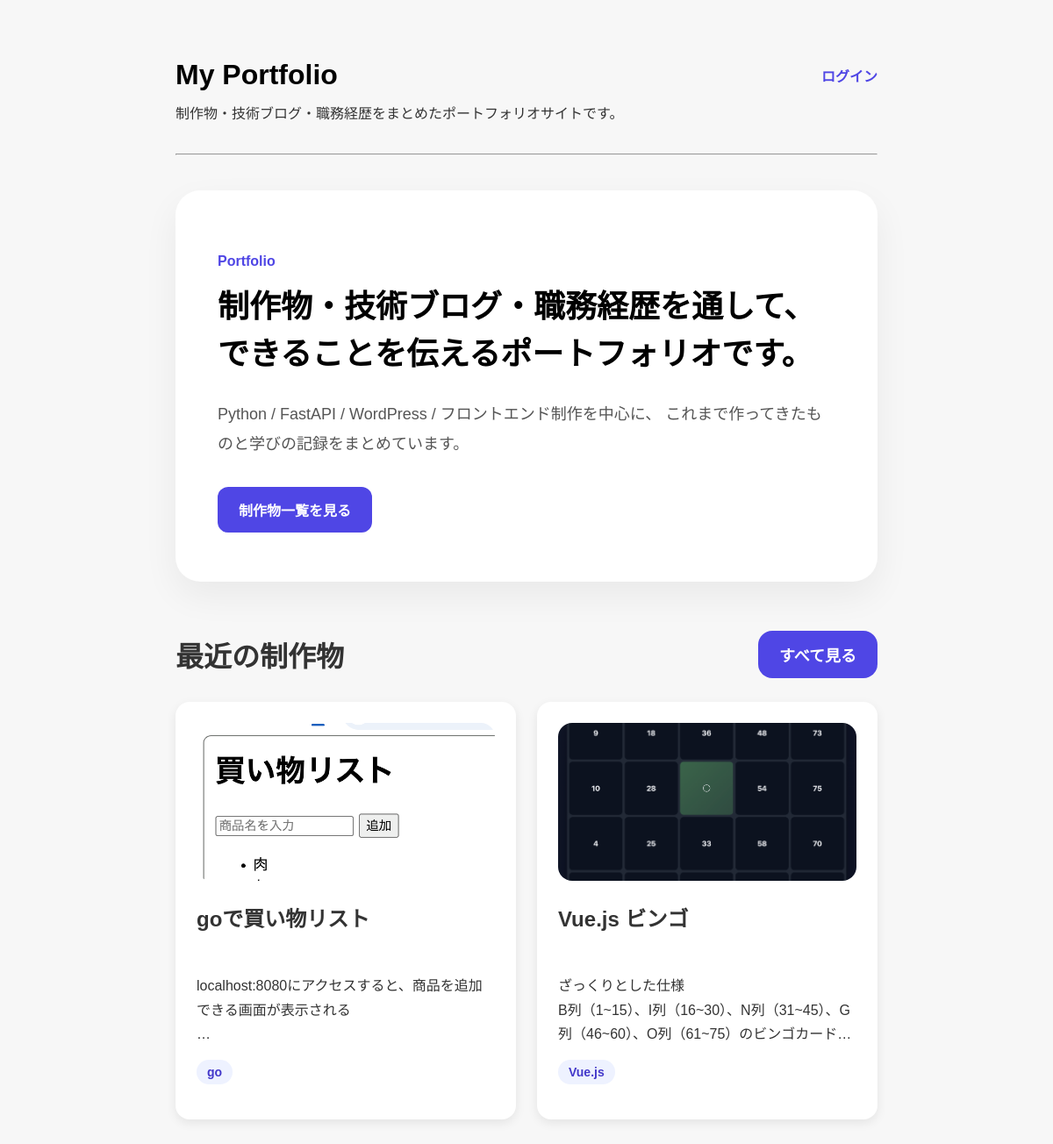
Before: / with the older database file.
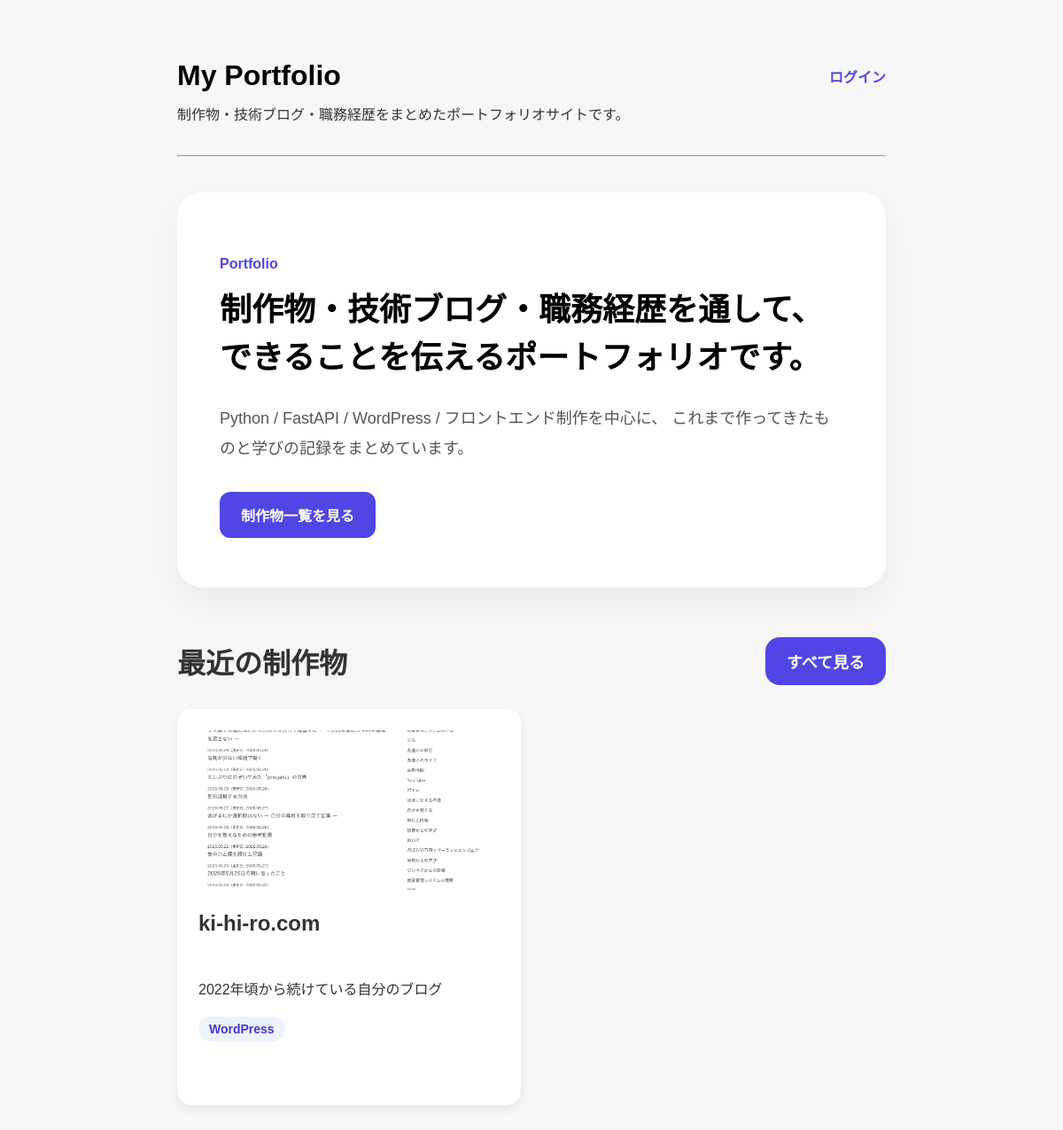
After: the same page with the newer database file.
### app/models.py (models this page shows)
class Work(Base):
    __tablename__ = "works"
    id = Column(Integer, primary_key=True, index=True)
    title = Column(String, nullable=False)
    description = Column(Text, nullable=False)
    github_url = Column(String)
    app_url = Column(String)
    tech_stack = Column(String)
    posts = relationship(
        "Post",
        back_populates="work"
    )
    image_url = Column(String)
    created_at = Column(DateTime, default=datetime.now)

### app/main.py (the view)
@app.get("/")
def top_page(
    request: Request,
    db: Session = Depends(get_db)
):
    user_id = request.session.get("user_id")
    is_logged_in = "user_id" in request.session
    works = (
        db.query(models.Work)
        .order_by(models.Work.id.desc())
        .limit(2)
        .all()
    )
    return templates.TemplateResponse(
        request,
        "top.html",
        {
            "works": works,
            "user_id": user_id,
            "is_logged_in": is_logged_in
        }
    )

### app/templates/top.html (shortened to what this page needs)
{% extends "base.html" %}
{% block content %}
<section class="top-hero">
  <p class="top-label">
    Portfolio
  </p>
  <h1 class="top-title">
    制作物・技術ブログ・職務経歴を通して、<br>
    できることを伝えるポートフォリオです。
  </h1>
  <p class="top-description">
    Python / FastAPI / WordPress / フロントエンド制作を中心に、
    これまで作ってきたものと学びの記録をまとめています。
  </p>
  <div class="top-actions">
    <a
      href="/works-page"
      class="primary-button"
    >
      制作物一覧を見る
    </a>
  </div>
</section>
<section class="top-section">
  <div class="section-header">
    <h2 class="section-title">
      最近の制作物
    </h2>
    <nav>
      <a href="/works-page">
        すべて見る
      </a>
    </nav>
  </div>
  <div class="work-grid">
    {% for work in works %}
      <a
        href="/works-page/{{ work.id }}"
        class="work-card"
      >
        {% if work.image_url %}
          <img
            src="{{ work.image_url }}"
            class="work-thumbnail"
          >
        {% endif %}
        <h2>
          {{ work.title }}
        </h2>
        <p class="work-description">
          {{ work.description }}
        </p>
        <div class="tech-tags">
          {% for tech in work.tech_stack.split(",") %}
            <span class="tech-tag">
              {{ tech.strip() }}
            </span>
          {% endfor %}
        </div>
      </a>
    {% endfor %}
  </div>
</section>
{% endblock %}

Changed rows visible on the page:
removed Work: image_url (picture), title "goで買い物リスト", strip "go"
removed Work: image_url (picture), title "Vue.js ビンゴ", description "ざっくりとした仕様…", strip "Vue.js"
now on this page (row edited): Work: image_url (picture), title "ki-hi-ro.com", description "2022年頃から続けている自分のブログ", strip "WordPress"
